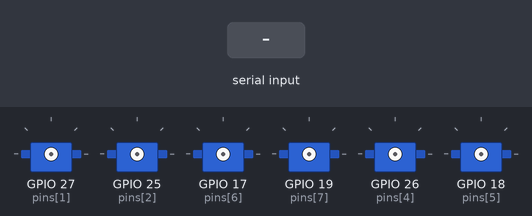
Simulated run of this sketch. Board: ESP32. Shown: 6 × servo. Inputs (shaded band) come from the test bench. What the sketch prints to the serial monitor is not drawn.

Above: at 1.2 s.
1.3 s: "2\n" received over Serial
At 1.79 s:
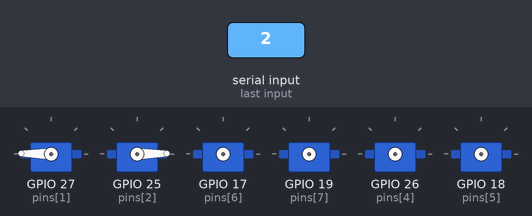
4.3 s: "6\n" received over Serial
At 5.05 s:
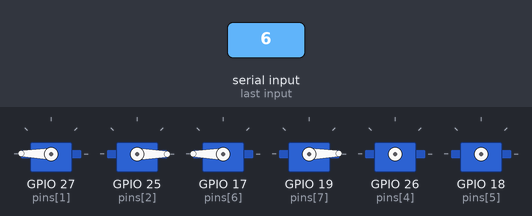
7.3 s: "4\n" received over Serial
10.3 s: "5\n" received over Serial
At 10.47 s:
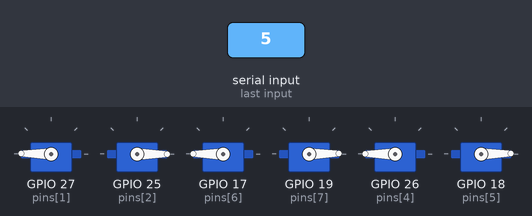
Timing chart, 0 to 13.3 s (numbered marks = the images above; inputs shaded):
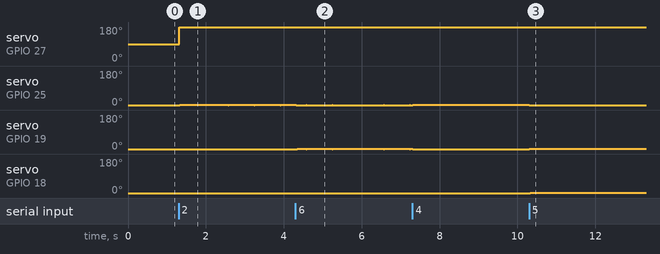

Measured:
- after the input at 1.3 s, servo on GPIO 27 (pins[1]): 90° → 179° at once; servo on GPIO 25 (pins[2]): alternates 1° for 0.65 s and 0° for 0.01 s, starting at once
- after the input at 4.3 s, servo on GPIO 19 (pins[7]): 0° → 1° at once, then repeats every 0.67 s: 0° 0.01 s, 1° 0.65 s
- after the input at 10.3 s, servo on GPIO 25 (pins[2]): 1° → 0° at once; servo on GPIO 19 (pins[7]), servo on GPIO 18 (pins[5]): 0° → 1° at once

The sketch:

servo_control_test.ino
```cpp
#include <ESP32Servo.h>

// Define throttle signal values
const int minThrottle = 600; // Minimum throttle in microseconds (1ms)
const int maxThrottle = 2400; // Maximum throttle in microseconds (2ms)

// Published values for SG90 servos
const int minUs = 1000;
const int maxUs = 2000;

// Pin configuration for multiple servos
int pins[] = {16, 27, 25, 14, 26, 18, 17, 19};
float pos[] = {-1,-1,-1,-1,-1,-1,-1,-1};      // position in degrees
float goal[] = {-1,-1,-1,-1,-1,-1,-1,-1};
float speed = 0.25;
Servo motors[8];

void setup() {
  // Initialize PWM for the servos
  for (int i = 0; i < 8; i++) {
    motors[i] = Servo();
    motors[i].setPeriodHertz(50);
  }

  Serial.begin(115200);
  while(Serial.available() > 0){
    Serial.read();
  }
}

int sign(int i){
  return (i < 0) ? -1 : 1;
}

const byte numChars = 64;
char receivedChars[numChars];   // an array to store the received data
boolean newData = false;

void recvWithEndMarker() {
    static byte ndx = 0;
    char endMarker = '\n';
    char rc;

    if (Serial.available() > 0) {
        rc = Serial.read();

        if (rc != endMarker) {
            receivedChars[ndx] = rc;
            ndx++;
            if (ndx >= numChars) {
                ndx = numChars - 1;
            }
        }
        else {
            receivedChars[ndx] = '\0'; // terminate the string
            ndx = 0;
            newData = true;
        }
    }
}

int currMotor = 0;
void parseNewData(){
    char * strtokIndx; // this is used by strtok() as an index

    strtokIndx = strtok(receivedChars,"<");      // get the first part - the string
    currMotor=atoi(strtokIndx);

    strtokIndx = strtok(NULL, "<");
    if(currMotor < 8){
      goal[currMotor] = atof(strtokIndx);     // convert this part to a float
      if(currMotor == 2 || currMotor == 1){ // when you set shoulder joint, it sets left and right to the same angle regardless of which one you set
        goal[2] = goal[currMotor];
        goal[1] = 180 - goal[2];
        if(goal[2] == -1 || goal[1] == -1){//if disabling, disable both
          goal[1] = -1;
          goal[2] = -1;
        }
      }

      if(currMotor == 6 || currMotor == 7){ // when you set shoulder joint, it sets left and right to the same angle regardless of which one you set
        goal[7] = goal[currMotor];
        goal[6] = 180 - goal[7];
      }

      if(currMotor == 4){
        if(goal[currMotor] != -1)
          goal[currMotor] = 180 - goal[currMotor]; //invert whatever was received at 4, this is to maintain 0 degrees as "forward"
      }
    }
    else atof(strtokIndx); //clear the command if the motor # is invalid
    newData = false;
}

void loop() {
  // Check for serial input
  recvWithEndMarker();
  if(newData)parseNewData();

  for (int i = 0; i < 8; i++) {
    Serial.print(pos[i]);
    if(goal[i] != -1 && pos[i] == -1){
      motors[i].attach(pins[i]);
      Serial.println("attached a motor");
      pos[i] = goal[i];
    }
    if(goal[i] == -1 && pos[i] != -1){
      motors[i].detach();
      pos[i] = -1;
    }
  }

  Serial.println(" ");
  if(pos[2] != -1)
    pos[1] = 180 - pos[2]; // extra making sure the angles are correct

  for (int i = 0; i < 8; i++) {
    if(pos[i] != -1){
      motors[i].write(pos[i]);
      if(pos[i] + speed > goal[i] || pos[i] - speed < goal[i]){
        pos[i] += sign(goal[i] - pos[i]) * speed;
      }
      else{pos[i] = goal[i];}
    }
  }

  delay(1);
}
```
